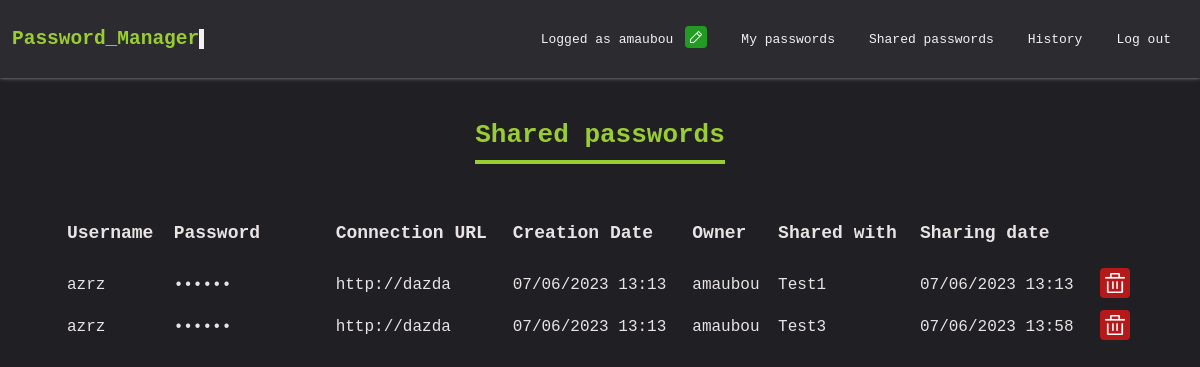
The page /shared_items (signed in) on the database its author committed.
### app/models.py (models this page shows)
class SharedItem(Model):
    item = models.ForeignKey(Item, on_delete=models.CASCADE)
    sending_user = models.ForeignKey(
        User, on_delete=models.CASCADE, related_name="sending_%(class)s"
    )
    receiving_user = models.ForeignKey(User, on_delete=models.CASCADE)
    creation_date = models.DateTimeField(auto_now_add=True)

class Item(Model):
    user_name = models.CharField(blank=False, null=False, max_length=255)
    password = models.CharField(blank=False, null=False, max_length=255)
    url = models.CharField(blank=False, null=False, max_length=255)
    creation_date = models.DateTimeField(auto_now_add=True)
    last_modification_date = models.DateTimeField(auto_now=True)
    creation_user = models.ForeignKey(User, on_delete=models.CASCADE)
    password_score = models.CharField(blank=False, null=True, max_length=255)

### app/views.py (the view)
# urls.py: path("shared_items", shared_items, name="shared_items"),
@login_required
def shared_items(request):
    shared_items = SharedItem.objects.filter(sending_user=request.user)
    for shared_item in shared_items:
        shared_item.item.user_name = crypter.decrypt(
            shared_item.item.user_name.encode()
        ).decode()
        shared_item.item.password = crypter.decrypt(
            shared_item.item.password.encode()
        ).decode()
        shared_item.item.url = crypter.decrypt(shared_item.item.url.encode()).decode()
    return render(request, "shared_items.html", context={"shared_items": shared_items})

### templates/shared_items.html (shortened to what this page needs)
{% load static %}
{% load tz %}
<!DOCTYPE html>
<html>
<head>
    <link rel="stylesheet" href="{% static 'css/app.css' %}" type="text/css">
    <link rel="stylesheet" href="{% static 'css/items.css' %}" type="text/css">
    <link rel="stylesheet" href="{% static 'css/navigation_bar.css' %}" type="text/css">
</head>
<body>
    {% include 'navigation_bar.html' %}
    <div class="items-list">
        <h1 class="title">Shared passwords</h1>
        <table>
        <thead>
            <tr>
                <th>Username</th>
                <th>Password</th>
                <th>Connection URL</th>
                <th>Creation Date</th>
                <th>Owner</th>
                <th>Shared with</th>
                <th>Sharing date</th>
            </tr>
        </thead>
        <tbody>
            {% for shared in shared_items %}
            <tr>
                <td>{{ shared.item.user_name }}</td>
                <td data-id="{{ shared.item.id }}" class="password">••••••</td>
                <td class="item-url"><a href="{{ shared.item.url }}" target="_blank" title="{{ shared.item.url }}">{{ shared.item.url }}</a></td>
                <td>{{ shared.item.creation_date|date:"d/m/Y H:i" }}</td>
                <td>{{ shared.item.creation_user }}</td>
                <td>{{ shared.receiving_user }}</td>
                <td>{{ shared.creation_date|date:"d/m/Y H:i" }}</td>
                <td class="actions shared"><a href="{% url 'delete_shared' shared.id %}" title="Delete" class="tooltip"><img class="trash" src="{% static 'img/trash.png' %}" /></td>
            </tr>
            {% endfor %}
        </tbody>
        </table>
    </div>
</body>

### templates/navigation_bar.html (shortened to what this page needs)
{% load static %}
<nav>
    <div class="title" onclick="gotoHome()">
        <h1>Password_Manager</h1>
        <div class="flash"></div>
    </div>
    <ul class="nav-ul">
        {% if user.is_authenticated %}
        <li class="action-username">
            <p>Logged as {{ user.username }}</p>
            <a href="changedmymind" title="Change username" class="tooltip">
                <img class="edit" src="{% static 'img/edit.png' %}" />
            </a>
        </li>
        <li><a href="/items_list">My passwords</a></li>
        <li><a href="/shared_items">Shared passwords</a></li>
        <li><a href="/history">History</a></li>
        <li><a href="/accounts/logout">Log out</a></li>
        {% else %}
        <li><a href="/accounts/login">Log in</a></li>
        <li><a href="/accounts/register">Sign up</a></li>
        {% endif %}
    </ul>
</nav>

### static/css/app.css (style rules this page uses)
body { margin: 0; padding: 0; font-family: monospace; color: rgb(233, 228, 228); background-color: rgb(31, 31, 36); }
a { text-decoration: none; color: rgb(233, 228, 228); }
.action-username { display: flex; align-items: center; }
.action-username img { width: 12px; height: 12px; padding: 5px; border-radius: 4px; background-color: rgb(33, 155, 33); border: none; }
.action-username .tooltip { display: inline; position: relative; }

### static/css/items.css (style rules this page uses)
.items-list { display: flex; flex-direction: column; justify-content: center; align-items: center; margin-top: 24px; gap: 20px; }
.items-list .title { color: yellowgreen; padding-bottom: 10px; border-bottom: 4px solid yellowgreen; }
.items-list table { width: 90%; }
.items-list table thead tr th { text-align: start; height: 60px; font-size: 18px; padding: 0 5px; }
.items-list .actions a:first-child { color: yellowgreen; }
.items-list .shared a:first-child { color: red; }
.items-list table tbody tr td { font-size: 16px; height: 40px; padding: 0 5px; }
.items-list .password { width:150px; word-break:break-all; }
.items-list .actions img { width: 20px; height: 20px; padding: 5px; border-radius: 4px; }
.items-list .actions .trash { background-color: rgb(182, 25, 25); }
.item-url { max-width: 150px; overflow: hidden; white-space: nowrap; text-overflow: ellipsis; }
.items-list .tooltip { display: inline; position: relative; }

### static/css/navigation_bar.css (style rules this page uses)
nav { display: flex; justify-content: space-between; background-color: rgb(43, 43, 48); color: #F2F2F2; padding: 12px; box-shadow: 0px 0px 4px #ffffff8a; }
nav ul { margin: 0; padding: 0; list-style: none; display: flex; align-items: center; }
nav li { margin: 0 5px; }
nav a { color: #F2F2F2; display: block; padding: 6px 12px; text-decoration: none; }
nav .title { display: flex; align-items: center; color: yellowgreen; }
nav .flash { width: 5px; height: 20px; background-color: #F2F2F2; animation-duration: 1.5s; animation-name: cling; animation-iteration-count: infinite; transition: none; }

### rows shown on the page
SharedItem: item.user_name "azrz", item "http://dazda", item.creation_date "07/06/2023 13:13", item.creation_user "amaubou", receiving_user "Test1", creation_date "07/06/2023 13:13"
SharedItem: item.user_name "azrz", item "http://dazda", item.creation_date "07/06/2023 13:13", item.creation_user "amaubou", receiving_user "Test3", creation_date "07/06/2023 13:58"

### other values the page prints
{{ user.username }} "amaubou"
